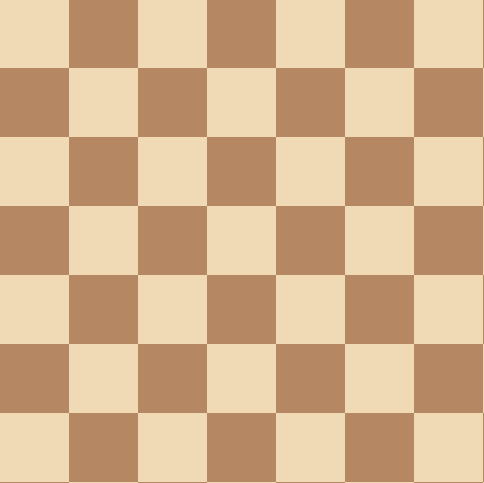
#> input picture images/flat_chess_board.png, 484 x 483 px
$ python grid_detection.py
#> lines starting #> are read from the running program, lines starting #| are printed output that depends on the picture; after the words box and inside, x2 and y2 are one past the last pixel; in counts of white or black regions, pixels touching at a corner belong together
import cv2
import matplotlib.pyplot as plt
import numpy as np

# first image
chess = cv2.imread('../images/flat_chess_board.png')
#> chess is the input picture: shape (483, 484, 3); mean B, G, R 140.8, 177.3, 211.1
chess = cv2.cvtColor(chess, cv2.COLOR_BGR2RGB)
found, corners = cv2.findChessboardCorners(image=chess, patternSize=(6, 6))
#> found = True; corners = 36 rows, first 8: [68.5, 67.5], [137.5, 67.5], [206.5, 67.5], [275.5, 67.5], [344.5, 67.5], [413.5, 67.5], [68.5, 136.5], [137.5, 136.5]
cv2.drawChessboardCorners(image=chess, patternSize=(
    6, 6), corners=corners, patternWasFound=found)
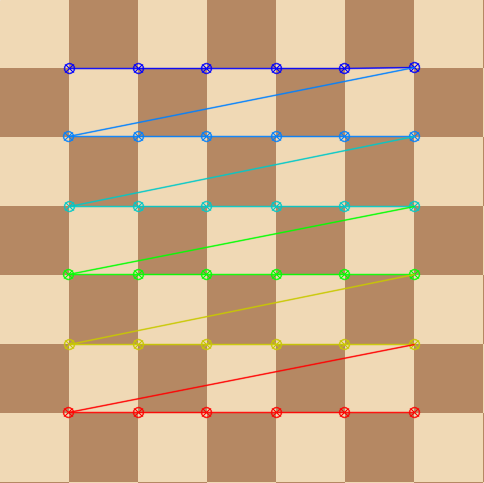
#> chess: shape (483, 484, 3); mean R, G, B 207.1, 176.1, 139.8

# second image
dots = cv2.imread('../images/dots.jpg')
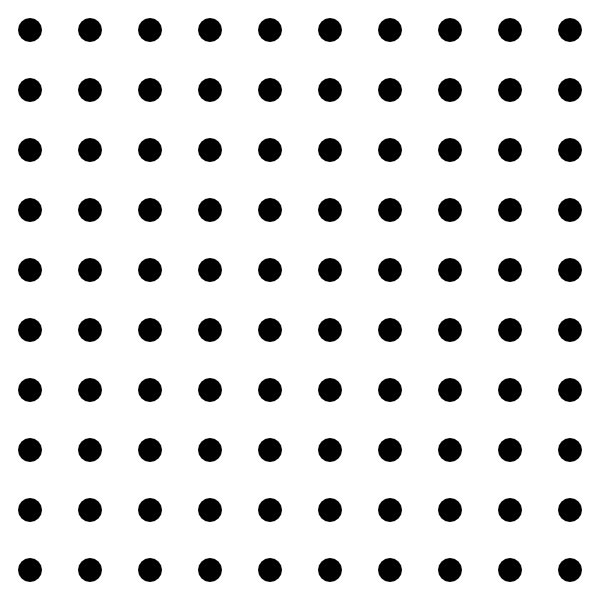
#> input picture images/dots.jpg, 600 x 600 px
#> dots is the input picture: shape (600, 600, 3); min 0, max 255, mean 223.7
found, corners = cv2.findCirclesGrid(
    dots, (10, 10), cv2.CALIB_CB_ASYMMETRIC_GRID)
#> corners = 100 rows, first 8: [29.5, 29.5], [89.5, 29.5], [149.5, 29.5], [209.5, 29.5], [269.5, 29.5], [329.5, 29.5], [389.5, 29.5], [449.5, 29.5]
cv2.drawChessboardCorners(image=dots, patternSize=(
    10, 10), corners=corners, patternWasFound=found)
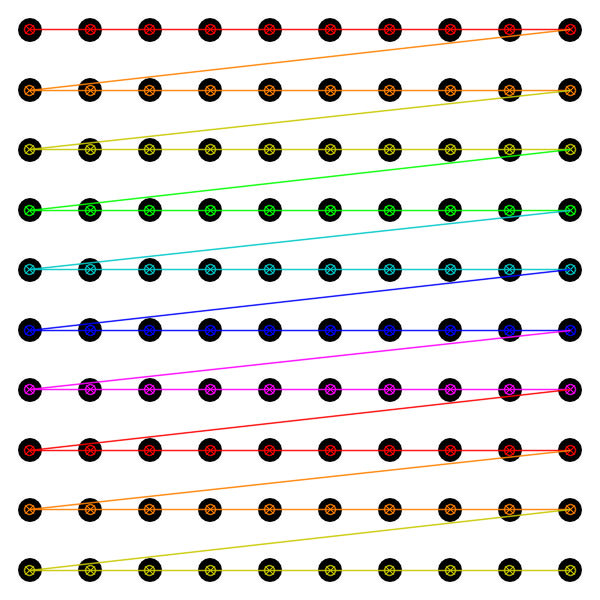
#> dots: shape (600, 600, 3); 10.75% of pixels changed, all inside (x1, y1, x2, y2) = (23, 23, 577, 577)
print(found, corners)
#> (printed output is left out)

plt.subplot(121)
plt.imshow(chess)
plt.title('Chess Board')

plt.subplot(122)
plt.imshow(dots)
plt.title('Dots')

plt.suptitle('Find Grid')
plt.show()
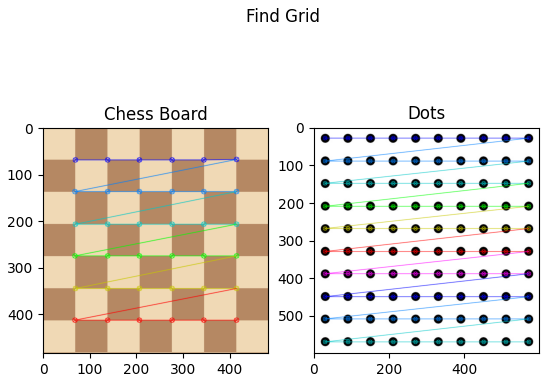
#> figure drawn by matplotlib, 2 panels; B, G, R data is drawn as R, G, B
